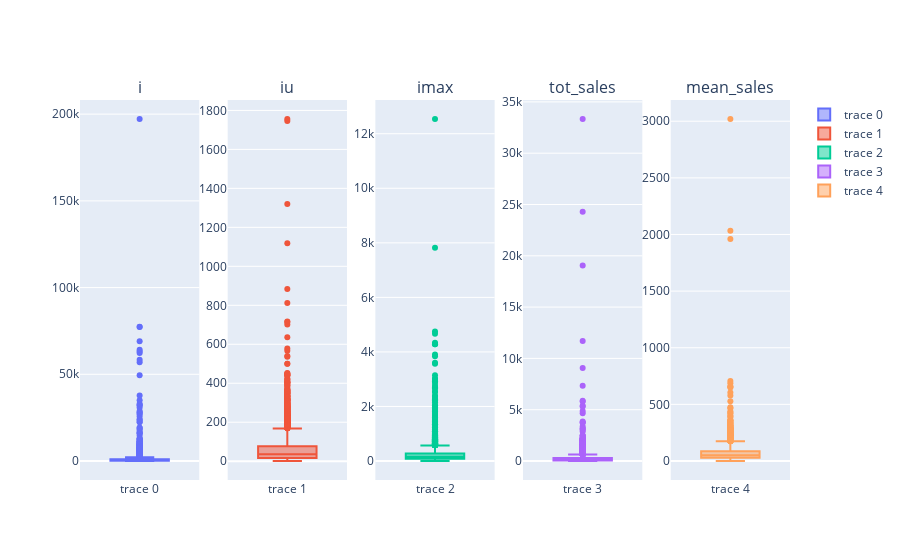

Notebook code cell kept with this figure:
### Markdown cell above
## Indicators box plots

### Code cell
def boxplots(dataframe):
    fig = make_subplots(
        rows=1, cols=5,
        subplot_titles=("i", "iu", "imax", "tot_sales", "mean_sales")
    )

    fig.add_trace(
        go.Box(y=dataframe['i']),
        row=1,col=1
    )
    fig.add_trace(
        go.Box(y=dataframe['iu']),
        row=1,col=2
    )
    fig.add_trace(
        go.Box(y=dataframe['imax']),
        row=1,col=3
    )
    fig.add_trace(
        go.Box(y=dataframe['tot_sales']),
        row=1,col=4
    )
    fig.add_trace(
        go.Box(y=dataframe['mean_sales']),
        row=1,col=5
    )

    fig.update_layout(height=600)
    fig.show()
    
boxplots(df_indicators)

### Figure 1 — Plotly figure (JSON) as saved in the notebook; plotly's stock layout.template omitted (floating-point values rounded to 4 significant figures; data arrays with more than 128 entries replaced by an {"elided": "..."} marker saying what was removed)
{"data": [{"type": "box", "xaxis": "x", "y": {"elided": "4326 int values"}, "yaxis": "y"}, {"type": "box", "xaxis": "x2", "y": {"elided": "4326 int values"}, "yaxis": "y2"}, {"type": "box", "xaxis": "x3", "y": {"elided": "4326 int values"}, "yaxis": "y3"}, {"type": "box", "xaxis": "x4", "y": {"elided": "4326 float values"}, "yaxis": "y4"}, {"type": "box", "xaxis": "x5", "y": {"elided": "4326 float values"}, "yaxis": "y5"}], "layout": {"annotations": [{"font": {"size": 16}, "showarrow": false, "text": "i", "x": 0.084, "xanchor": "center", "xref": "paper", "y": 1, "yanchor": "bottom", "yref": "paper"}, {"font": {"size": 16}, "showarrow": false, "text": "iu", "x": 0.292, "xanchor": "center", "xref": "paper", "y": 1, "yanchor": "bottom", "yref": "paper"}, {"font": {"size": 16}, "showarrow": false, "text": "imax", "x": 0.5, "xanchor": "center", "xref": "paper", "y": 1, "yanchor": "bottom", "yref": "paper"}, {"font": {"size": 16}, "showarrow": false, "text": "tot_sales", "x": 0.708, "xanchor": "center", "xref": "paper", "y": 1, "yanchor": "bottom", "yref": "paper"}, {"font": {"size": 16}, "showarrow": false, "text": "mean_sales", "x": 0.916, "xanchor": "center", "xref": "paper", "y": 1, "yanchor": "bottom", "yref": "paper"}], "autosize": true, "xaxis": {"anchor": "y", "autorange": true, "domain": [0, 0.168], "range": [-0.5, 0.5], "type": "category"}, "xaxis2": {"anchor": "y2", "autorange": true, "domain": [0.208, 0.376], "range": [-0.5, 0.5], "type": "category"}, "xaxis3": {"anchor": "y3", "autorange": true, "domain": [0.416, 0.584], "range": [-0.5, 0.5], "type": "category"}, "xaxis4": {"anchor": "y4", "autorange": true, "domain": [0.624, 0.792], "range": [-0.5, 0.5], "type": "category"}, "xaxis5": {"anchor": "y5", "autorange": true, "domain": [0.832, 1], "range": [-0.5, 0.5], "type": "category"}, "yaxis": {"anchor": "x", "autorange": true, "domain": [0, 1], "range": [-10950.0, 208200.0], "type": "linear"}, "yaxis2": {"anchor": "x2", "autorange": true, "domain": [0, 1], "range": [-96.5, 1854.0], "type": "linear"}, "yaxis3": {"anchor": "x3", "autorange": true, "domain": [0, 1], "range": [-695.6, 13240.0], "type": "linear"}, "yaxis4": {"anchor": "x4", "autorange": true, "domain": [0, 1], "range": [-1852.0, 35180.0], "type": "linear"}, "yaxis5": {"anchor": "x5", "autorange": true, "domain": [0, 1], "range": [-167.8, 3187.0], "type": "linear"}}}
